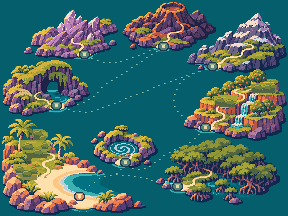
#> input picture docs/processo-de-criacao/identidade-visual/14-arquipelago-meia-lua/sem-casas/meia-lua-sem-casas-288.png, 288 x 216 px
$ python exportar.py
#> lines starting #> are read from the running program, lines starting #| are printed output that depends on the picture; after the words box and inside, x2 and y2 are one past the last pixel; in counts of white or black regions, pixels touching at a corner belong together
"""Aplica linhas curtas de espuma branca sem tocar nas ilhas nem na interface."""
from pathlib import Path
from PIL import Image, ImageDraw, ImageChops

RAIZ=Path(__file__).resolve().parent
PAI=RAIZ.parent
FUNDO=PAI/'sem-casas/meia-lua-sem-casas-288.png'
MAR={(5,94,107),(2,114,131),(4,68,94)}
# Cristais, vulcão, neve, gruta, cascatas, recifes, mangue e praia.
TRECHOS=[
    [(35,56),(41,58),(48,58),(52,57)],
    [(69,57),(74,58),(79,58)],
    [(132,43),(137,47),(145,49),(151,49)],
    [(174,49),(182,48),(187,46)],
    [(205,66),(209,69),(215,72),(222,73),(229,73)],
    [(255,71),(263,68),(268,65)],
    [(22,109),(27,112),(33,113),(39,112)],
    [(59,112),(67,112),(73,109)],
    [(189,122),(193,126),(199,130)],
    [(219,135),(224,136),(228,136),(234,138),(242,139)],
    [(93,155),(95,159),(101,163),(108,167)],
    [(131,167),(137,167),(142,164)],
    [(174,193),(185,194),(190,195)],
    [(206,201),(211,204),(217,204)],
    [(235,204),(243,204),(250,201)],
    [(53,206),(58,209),(67,210),(74,210),(82,209)],
    [(92,198),(89,195),(86,192)],
    [(61,182),(65,178),(73,174),(79,173)],
]

def main():
    base=Image.open(FUNDO).convert('RGBA')
#> base is the input picture: PIL image 288x216 RGBA; mean R, G, B, A 66, 104.1, 101.9, 255
    assert base.size==(288,216)
    camada=Image.new('RGBA',base.size)
#> camada: PIL image 288x216 RGBA; every value is 0
    d=ImageDraw.Draw(camada)
    for linha in TRECHOS:
        molde=Image.new('1',base.size)
        ImageDraw.Draw(molde).line(linha,fill=1)
        caixa=molde.getbbox()
        # Só permanecem pixels de água junto a bordas da massa terrestre.
        pontos=[]
        for x in range(caixa[0],caixa[2]):
            for y in range(caixa[1],caixa[3]):
                if not molde.getpixel((x,y)) or base.getpixel((x,y))[:3] not in MAR:
                    continue
                vizinhos=[base.getpixel((x+j,y+i))[:3] for j in range(-3,4) for i in range(-3,4) if j*j+i*i<=10]
                if any(c[0]>47 and c[1]>55 and c[0]>c[2]*0.65 for c in vizinhos):
                    pontos.append((x,y))
        # Pequenas pausas dão ritmo sem converter a costa em um contorno único.
        for i,ponto in enumerate(pontos):
            if i%8 in (0,1,4,5,6):
                d.point(ponto, fill='#efeddb' if i%8 in (1,4,5) else '#c3dbca')
#> this loop made 18 passes
#> caixa on passes 1 to 12: (35, 56, 53, 59), (69, 57, 80, 59), (132, 43, 152, 50), (174, 46, 188, 50), (205, 66, 230, 74), (255, 65, 269, 72), (22, 109, 40, 114), (59, 109, 74, 113), (189, 122, 200, 131), (219, 135, 243, 140), (93, 155, 109, 168), (131, 164, 143, 168)
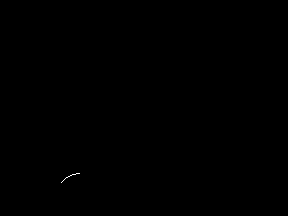
#> molde: PIL image 288x216 1; 0.03% white in thin lines or dots, all inside (x1, y1, x2, y2) = (61, 173, 80, 183)
#> (the run stopped early here; a loop or call above may not have finished)
